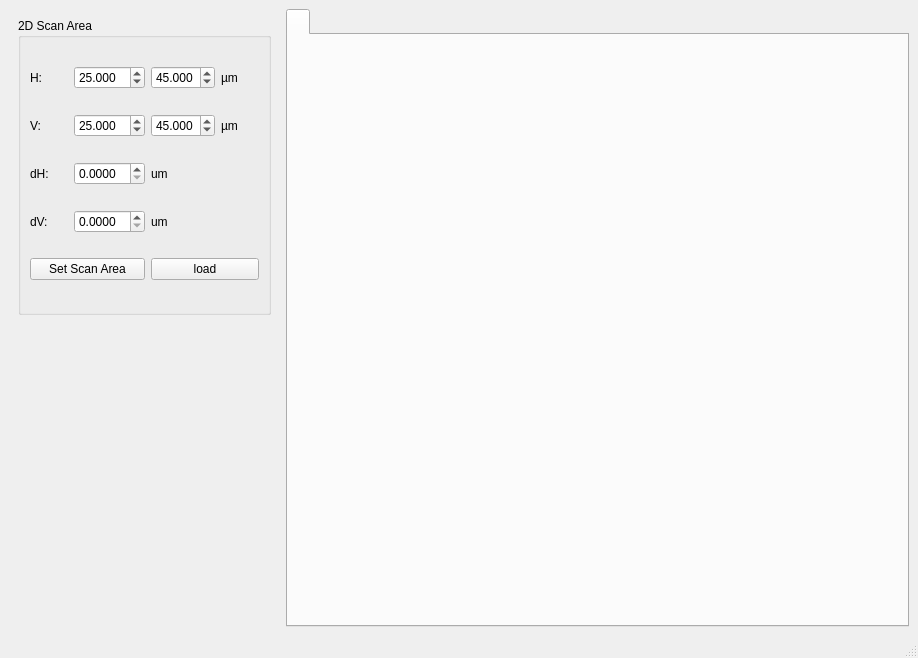
<?xml version="1.0" encoding="UTF-8"?>
<ui version="4.0">
 <class>MainWindow</class>
 <widget class="QMainWindow" name="MainWindow">
  <property name="geometry">
   <rect>
    <x>0</x>
    <y>0</y>
    <width>918</width>
    <height>658</height>
   </rect>
  </property>
  <property name="windowTitle">
   <string>Microscope</string>
  </property>
  <property name="unifiedTitleAndToolBarOnMac">
   <bool>false</bool>
  </property>
  <widget class="QWidget" name="centralwidget">
   <layout class="QHBoxLayout" name="horizontalLayout_2" stretch="0,0">
    <item>
     <widget class="QFrame" name="frame">
      <property name="enabled">
       <bool>true</bool>
      </property>
      <property name="minimumSize">
       <size>
        <width>271</width>
        <height>601</height>
       </size>
      </property>
      <property name="frameShape">
       <enum>QFrame::NoFrame</enum>
      </property>
      <property name="frameShadow">
       <enum>QFrame::Plain</enum>
      </property>
      <layout class="QVBoxLayout" name="verticalLayout">
       <item>
        <widget class="QGroupBox" name="groupBox_scanarea">
         <property name="title">
          <string>2D Scan Area</string>
         </property>
         <layout class="QGridLayout" name="gridLayout">
          <item row="2" column="2">
           <widget class="QDoubleSpinBox" name="v1_doubleSpinBox">
            <property name="decimals">
             <number>3</number>
            </property>
            <property name="value">
             <double>45.000000000000000</double>
            </property>
           </widget>
          </item>
          <item row="5" column="2" colspan="2">
           <widget class="QPushButton" name="load_image_pushButton">
            <property name="text">
             <string>load</string>
            </property>
           </widget>
          </item>
          <item row="0" column="0">
           <widget class="QLabel" name="h_label">
            <property name="text">
             <string>H:</string>
            </property>
           </widget>
          </item>
          <item row="5" column="0" colspan="2">
           <widget class="QPushButton" name="set_area_pushButton">
            <property name="text">
             <string>Set Scan Area</string>
            </property>
           </widget>
          </item>
          <item row="2" column="0">
           <widget class="QLabel" name="v_label">
            <property name="text">
             <string>V:</string>
            </property>
           </widget>
          </item>
          <item row="2" column="3">
           <widget class="QLabel" name="label_4">
            <property name="text">
             <string>µm</string>
            </property>
           </widget>
          </item>
          <item row="0" column="1">
           <widget class="QDoubleSpinBox" name="h0_doubleSpinBox">
            <property name="decimals">
             <number>3</number>
            </property>
            <property name="value">
             <double>25.000000000000000</double>
            </property>
           </widget>
          </item>
          <item row="4" column="2">
           <widget class="QLabel" name="label_9">
            <property name="text">
             <string>um</string>
            </property>
           </widget>
          </item>
          <item row="3" column="1">
           <widget class="QDoubleSpinBox" name="dh_doubleSpinBox">
            <property name="decimals">
             <number>4</number>
            </property>
           </widget>
          </item>
          <item row="3" column="0">
           <widget class="QLabel" name="dh_label">
            <property name="text">
             <string>dH:</string>
            </property>
           </widget>
          </item>
          <item row="3" column="2">
           <widget class="QLabel" name="label_7">
            <property name="text">
             <string>um</string>
            </property>
           </widget>
          </item>
          <item row="4" column="0">
           <widget class="QLabel" name="dv_label">
            <property name="text">
             <string>dV:</string>
            </property>
           </widget>
          </item>
          <item row="4" column="1">
           <widget class="QDoubleSpinBox" name="dv_doubleSpinBox">
            <property name="decimals">
             <number>4</number>
            </property>
           </widget>
          </item>
          <item row="0" column="2">
           <widget class="QDoubleSpinBox" name="h1_doubleSpinBox">
            <property name="decimals">
             <number>3</number>
            </property>
            <property name="value">
             <double>45.000000000000000</double>
            </property>
           </widget>
          </item>
          <item row="2" column="1">
           <widget class="QDoubleSpinBox" name="v0_doubleSpinBox">
            <property name="decimals">
             <number>3</number>
            </property>
            <property name="value">
             <double>25.000000000000000</double>
            </property>
           </widget>
          </item>
          <item row="0" column="3">
           <widget class="QLabel" name="label_2">
            <property name="text">
             <string>µm</string>
            </property>
           </widget>
          </item>
         </layout>
        </widget>
       </item>
       <item>
        <widget class="QWidget" name="widget" native="true">
         <layout class="QHBoxLayout" name="horizontalLayout"/>
        </widget>
       </item>
      </layout>
     </widget>
    </item>
    <item>
     <widget class="QTabWidget" name="tabWidget">
      <property name="sizePolicy">
       <sizepolicy hsizetype="Expanding" vsizetype="Expanding">
        <horstretch>0</horstretch>
        <verstretch>0</verstretch>
       </sizepolicy>
      </property>
      <widget class="QWidget" name="tabWidgetPage1">
       <attribute name="title">
        <string/>
       </attribute>
       <layout class="QVBoxLayout" name="plot2d_layout" stretch="0">
        <item>
         <layout class="QVBoxLayout" name="plot_container"/>
        </item>
       </layout>
      </widget>
     </widget>
    </item>
   </layout>
   <zorder>tabWidget</zorder>
   <zorder>frame</zorder>
  </widget>
  <widget class="QMenuBar" name="menubar">
   <property name="geometry">
    <rect>
     <x>0</x>
     <y>0</y>
     <width>918</width>
     <height>21</height>
    </rect>
   </property>
  </widget>
  <widget class="QStatusBar" name="statusbar"/>
 </widget>
 <tabstops>
  <tabstop>h0_doubleSpinBox</tabstop>
  <tabstop>h1_doubleSpinBox</tabstop>
  <tabstop>v0_doubleSpinBox</tabstop>
  <tabstop>v1_doubleSpinBox</tabstop>
  <tabstop>dh_doubleSpinBox</tabstop>
  <tabstop>dv_doubleSpinBox</tabstop>
  <tabstop>tabWidget</tabstop>
 </tabstops>
 <resources/>
 <connections/>
</ui>
